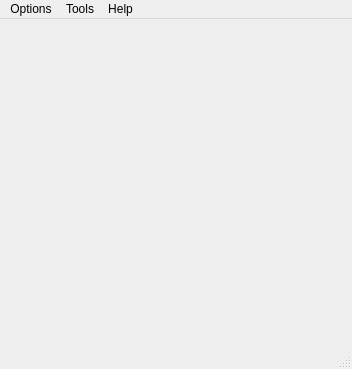
<?xml version="1.0" encoding="UTF-8"?>
<ui version="4.0">
 <class>MainWindow</class>
 <widget class="QMainWindow" name="MainWindow">
  <property name="geometry">
   <rect>
    <x>0</x>
    <y>0</y>
    <width>352</width>
    <height>369</height>
   </rect>
  </property>
  <property name="windowTitle">
   <string>MainWindow</string>
  </property>
  <widget class="QWidget" name="centralwidget"/>
  <widget class="QMenuBar" name="menubar">
   <property name="geometry">
    <rect>
     <x>0</x>
     <y>0</y>
     <width>352</width>
     <height>22</height>
    </rect>
   </property>
   <widget class="QMenu" name="menuOptions">
    <property name="title">
     <string>Options</string>
    </property>
    <widget class="QMenu" name="menuCutting_settings">
     <property name="title">
      <string>Cutting settings</string>
     </property>
     <addaction name="actionOxy_fuel"/>
     <addaction name="actionPlasma"/>
    </widget>
    <addaction name="actionMetrics_2"/>
    <addaction name="actionHistory_2"/>
    <addaction name="actionSettings"/>
    <addaction name="menuCutting_settings"/>
    <addaction name="separator"/>
    <addaction name="actionClose"/>
   </widget>
   <widget class="QMenu" name="menuTools">
    <property name="title">
     <string>Tools</string>
    </property>
    <widget class="QMenu" name="menuRectangles">
     <property name="title">
      <string>Rectangles</string>
     </property>
     <addaction name="actionRectangle"/>
     <addaction name="actionRectangle_with_a_center_hole"/>
     <addaction name="actionRectangle_with_chamfer_corners"/>
    </widget>
    <widget class="QMenu" name="menuCircles">
     <property name="title">
      <string>Circles</string>
     </property>
     <addaction name="actionCircle"/>
     <addaction name="actionDonut"/>
    </widget>
    <widget class="QMenu" name="menuTriangles">
     <property name="title">
      <string>Triangles</string>
     </property>
     <addaction name="actionRight_triangle"/>
     <addaction name="actionTriangle_with_ends_cut"/>
    </widget>
    <addaction name="menuRectangles"/>
    <addaction name="menuCircles"/>
    <addaction name="menuTriangles"/>
   </widget>
   <widget class="QMenu" name="menuHelp">
    <property name="title">
     <string>Help</string>
    </property>
    <addaction name="actionMetrics"/>
    <addaction name="actionHistory"/>
    <addaction name="actionAbout"/>
   </widget>
   <addaction name="menuOptions"/>
   <addaction name="menuTools"/>
   <addaction name="menuHelp"/>
  </widget>
  <widget class="QStatusBar" name="statusbar"/>
  <action name="actionMetrics">
   <property name="text">
    <string>Metrics</string>
   </property>
  </action>
  <action name="actionHistory">
   <property name="text">
    <string>History</string>
   </property>
  </action>
  <action name="actionAbout">
   <property name="text">
    <string>About</string>
   </property>
  </action>
  <action name="actionMetrics_2">
   <property name="text">
    <string>Metrics</string>
   </property>
  </action>
  <action name="actionHistory_2">
   <property name="text">
    <string>History</string>
   </property>
  </action>
  <action name="actionSettings">
   <property name="text">
    <string>Settings</string>
   </property>
  </action>
  <action name="actionOxy_fuel">
   <property name="text">
    <string>Oxy-fuel</string>
   </property>
  </action>
  <action name="actionPlasma">
   <property name="text">
    <string>Plasma</string>
   </property>
  </action>
  <action name="actionClose">
   <property name="text">
    <string>Close</string>
   </property>
  </action>
  <action name="actionRectangle">
   <property name="text">
    <string>Rectangle</string>
   </property>
  </action>
  <action name="actionRectangle_with_a_center_hole">
   <property name="text">
    <string>Rectangle with center hole</string>
   </property>
  </action>
  <action name="actionRectangle_with_chamfer_corners">
   <property name="text">
    <string>Rectangle with chamfer corners</string>
   </property>
  </action>
  <action name="actionCircle">
   <property name="text">
    <string>Circle</string>
   </property>
  </action>
  <action name="actionDonut">
   <property name="text">
    <string>Donut</string>
   </property>
  </action>
  <action name="actionRight_triangle">
   <property name="text">
    <string>Right triangle</string>
   </property>
  </action>
  <action name="actionTriangle_with_ends_cut">
   <property name="text">
    <string>Triangle with ends cut</string>
   </property>
  </action>
 </widget>
 <resources/>
 <connections/>
</ui>
